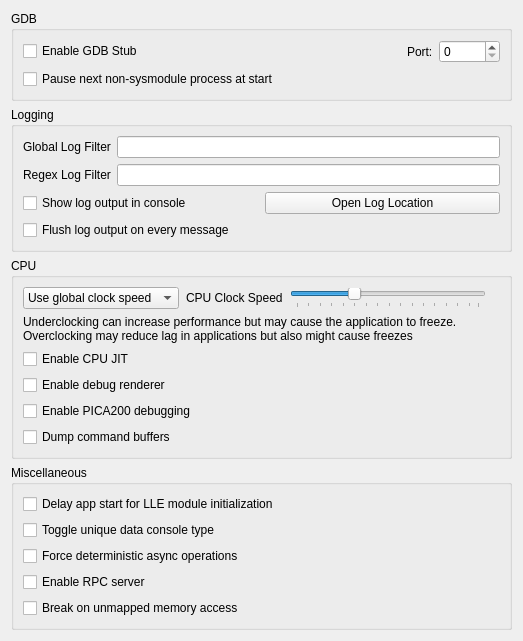
<?xml version="1.0" encoding="UTF-8"?>
<ui version="4.0">
 <class>ConfigureDebug</class>
 <widget class="QWidget" name="ConfigureDebug">
  <property name="geometry">
   <rect>
    <x>0</x>
    <y>0</y>
    <width>523</width>
    <height>458</height>
   </rect>
  </property>
  <layout class="QVBoxLayout" name="verticalLayout_1">
   <item>
    <layout class="QVBoxLayout" name="verticalLayout_2">
     <item>
      <widget class="QGroupBox" name="gdb_groupbox">
       <property name="title">
        <string>GDB</string>
       </property>
       <layout class="QVBoxLayout" name="verticalLayout_3">
        <item>
         <layout class="QHBoxLayout" name="horizontalLayout_1">
          <item>
           <widget class="QCheckBox" name="toggle_gdbstub">
            <property name="text">
             <string>Enable GDB Stub</string>
            </property>
           </widget>
          </item>
          <item>
           <spacer name="horizontalSpacer">
            <property name="orientation">
             <enum>Qt::Horizontal</enum>
            </property>
            <property name="sizeHint" stdset="0">
             <size>
              <width>40</width>
              <height>20</height>
             </size>
            </property>
           </spacer>
          </item>
          <item>
           <widget class="QLabel" name="label_2">
            <property name="text">
             <string>Port:</string>
            </property>
           </widget>
          </item>
          <item>
           <widget class="QSpinBox" name="gdbport_spinbox">
            <property name="maximum">
             <number>65536</number>
            </property>
           </widget>
          </item>
         </layout>
        </item>
        <item>
          <widget class="QCheckBox" name="debug_next_process">
            <property name="text">
              <string>Pause next non-sysmodule process at start</string>
            </property>
          </widget>
        </item>
       </layout>
      </widget>
     </item>
    </layout>
   </item>
   <item>
    <widget class="QGroupBox" name="groupBox_2">
     <property name="title">
      <string>Logging</string>
     </property>
     <layout class="QVBoxLayout" name="verticalLayout">
      <item>
       <layout class="QHBoxLayout" name="horizontalLayout">
        <item>
         <widget class="QLabel" name="label">
          <property name="text">
           <string>Global Log Filter</string>
          </property>
         </widget>
        </item>
        <item>
         <widget class="QLineEdit" name="log_filter_edit"/>
        </item>
       </layout>
      </item>
      <item>
       <layout class="QHBoxLayout" name="horizontalLayout1">
        <item>
         <widget class="QLabel" name="label_3">
          <property name="text">
           <string>Regex Log Filter</string>
          </property>
         </widget>
        </item>
        <item>
         <widget class="QLineEdit" name="log_regex_filter_edit"/>
        </item>
       </layout>
      </item>
      <item>
       <layout class="QHBoxLayout" name="horizontalLayout2">
        <item>
         <widget class="QCheckBox" name="toggle_console">
          <property name="text">
           <string>Show log output in console</string>
          </property>
         </widget>
        </item>
        <item>
         <widget class="QPushButton" name="open_log_button">
          <property name="text">
           <string>Open Log Location</string>
          </property>
         </widget>
        </item>
       </layout>
      </item>
      <item>
        <widget class="QCheckBox" name="instant_debug_log">
          <property name="text">
            <string>Flush log output on every message</string>
          </property>
          <property name="toolTip">
            <string>&lt;html&gt;&lt;body&gt;Immediately commits the debug log to file. Use this if Azahar crashes and the log output is being cut.&lt;br&gt;Enabling this feature will decrease performance, only use it for debugging purposes.&lt;/body&gt;&lt;/html&gt;</string>
          </property>
        </widget>
      </item>
     </layout>
    </widget>
   </item>
   <item>
    <widget class="QGroupBox" name="groupBox_4">
     <property name="title">
      <string>CPU</string>
     </property>
     <layout class="QGridLayout" name="clock_speed_GLayout">
      <item row="1" column="0">
       <widget class="QWidget" name="clock_speed_widget" native="true">
        <layout class="QHBoxLayout" name="clock_speed_layout">
         <property name="spacing">
          <number>7</number>
         </property>
         <property name="leftMargin">
          <number>0</number>
         </property>
         <property name="topMargin">
          <number>0</number>
         </property>
         <property name="rightMargin">
          <number>0</number>
         </property>
         <property name="bottomMargin">
          <number>0</number>
         </property>
         <item>
          <widget class="QComboBox" name="clock_speed_combo">
           <item>
            <property name="text">
             <string>Use global clock speed</string>
            </property>
           </item>
           <item>
            <property name="text">
             <string>Set clock speed:</string>
            </property>
           </item>
          </widget>
         </item>
         <item>
          <widget class="QLabel" name="clock_speed_label">
           <property name="text">
            <string>CPU Clock Speed</string>
           </property>
          </widget>
         </item>
         <item>
          <widget class="QSlider" name="slider_clock_speed">
           <property name="toolTip">
            <string>&lt;html&gt;&lt;body&gt;Changes the emulated CPU clock frequency.&lt;br&gt;Underclocking can increase performance but may cause the application to freeze.&lt;br&gt;Overclocking may reduce application lag but also might cause freezes&lt;/body&gt;&lt;/html&gt;</string>
           </property>
           <property name="minimum">
            <number>0</number>
           </property>
           <property name="maximum">
            <number>79</number>
           </property>
           <property name="singleStep">
            <number>5</number>
           </property>
           <property name="pageStep">
            <number>15</number>
           </property>
           <property name="value">
            <number>25</number>
           </property>
           <property name="orientation">
            <enum>Qt::Horizontal</enum>
           </property>
           <property name="tickPosition">
            <enum>QSlider::TicksBelow</enum>
           </property>
          </widget>
         </item>
         <item>
          <widget class="QLabel" name="clock_display_label">
           <property name="text">
            <string/>
           </property>
           <property name="alignment">
            <set>Qt::AlignRight|Qt::AlignTrailing|Qt::AlignVCenter</set>
           </property>
          </widget>
         </item>
        </layout>
       </widget>
      </item>
      <item row="2" column="0">
       <widget class="QLabel" name="label_cpu_clock_info">
        <property name="text">
        <string>&lt;html&gt;&lt;head/&gt;&lt;body&gt;Underclocking can increase performance but may cause the application to freeze.&lt;br/&gt;Overclocking may reduce lag in applications but also might cause freezes&lt;/p&gt;&lt;/body&gt;&lt;/html&gt;</string>
       </property>
       <property name="textFormat">
        <enum>Qt::RichText</enum>
       </property>
      </widget>
     </item>
      <item row="3" column="0">
       <widget class="QCheckBox" name="toggle_cpu_jit">
        <property name="toolTip">
         <string>&lt;html&gt;&lt;head/&gt;&lt;body&gt;&lt;p&gt;Enables the use of the ARM JIT compiler for emulating the 3DS CPUs. Don't disable unless for debugging purposes&lt;/p&gt;&lt;/body&gt;&lt;/html&gt;</string>
        </property>
        <property name="text">
         <string>Enable CPU JIT</string>
        </property>
       </widget>
      </item>
      <item row="4" column="0">
       <widget class="QCheckBox" name="toggle_renderer_debug">
        <property name="text">
         <string>Enable debug renderer</string>
        </property>
       </widget>
      </item>
       <item row="5" column="0">
         <widget class="QCheckBox" name="toggle_pica_debugging">
           <property name="text">
             <string>Enable PICA200 debugging</string>
           </property>
         </widget>
       </item>
      <item row="6" column="0">
       <widget class="QCheckBox" name="toggle_dump_command_buffers">
        <property name="text">
         <string>Dump command buffers</string>
        </property>
       </widget>
      </item>
     </layout>
    </widget>
   </item>
   <item>
    <widget class="QGroupBox" name="groupBox_5">
     <property name="title">
      <string>Miscellaneous</string>
     </property>
     <layout class="QGridLayout" name="gridLayout_3">
      <item row="1" column="0">
       <widget class="QCheckBox" name="delay_start_for_lle_modules">
        <property name="toolTip">
         <string>&lt;html&gt;&lt;head/&gt;&lt;body&gt;&lt;p&gt;Introduces a delay to the first ever launched app thread if LLE modules are enabled, to allow them to initialize.&lt;/p&gt;&lt;/body&gt;&lt;/html&gt;</string>
        </property>
        <property name="text">
         <string>Delay app start for LLE module initialization</string>
        </property>
       </widget>
      </item>
      <item row="2" column="0">
       <widget class="QCheckBox" name="toggle_unique_data_console_type">
        <property name="toolTip">
         <string>&lt;html&gt;&lt;head/&gt;&lt;body&gt;&lt;p&gt;Toggles the unique data console type (Old 3DS &#8596; New 3DS) to be able to download the opposite system firmware type from system settings.&lt;/p&gt;&lt;/body&gt;&lt;/html&gt;</string>
        </property>
        <property name="text">
         <string>Toggle unique data console type</string>
        </property>
       </widget>
      </item>
      <item row="3" column="0">
       <widget class="QCheckBox" name="deterministic_async_operations">
        <property name="text">
         <string>Force deterministic async operations</string>
        </property>
        <property name="toolTip">
         <string>&lt;html&gt;&lt;head/&gt;&lt;body&gt;&lt;p&gt;Forces all async operations to run on the main thread, making them deterministic. Do not enable if you don't know what you are doing.&lt;/p&gt;&lt;/body&gt;&lt;/html&gt;</string>
        </property>
       </widget>
      </item>
      <item row="4" column="0">
        <widget class="QCheckBox" name="enable_rpc_server">
          <property name="text">
            <string>Enable RPC server</string>
          </property>
          <property name="toolTip">
            <string>&lt;html&gt;&lt;head/&gt;&lt;body&gt;&lt;p&gt;Enables the RPC server on port 45987. This allows remotely reading/writing guest memory, do not enable if you don't know what you are doing.&lt;/p&gt;&lt;/body&gt;&lt;/html&gt;</string>
          </property>
        </widget>
      </item>
      <item row="5" column="0">
       <widget class="QCheckBox" name="break_on_unmapped_memory_access">
        <property name="toolTip">
         <string>&lt;html&gt;&lt;head/&gt;&lt;body&gt;&lt;p&gt;Pauses emulation and shows an error message if an unmapped memory access is detected.&lt;/p&gt;&lt;/body&gt;&lt;/html&gt;</string>
        </property>
        <property name="text">
         <string>Break on unmapped memory access</string>
        </property>
       </widget>
      </item>
     </layout>
    </widget>
   </item>
   <item>
    <spacer name="verticalSpacer">
     <property name="orientation">
      <enum>Qt::Vertical</enum>
     </property>
     <property name="sizeHint" stdset="0">
      <size>
       <width>20</width>
       <height>40</height>
      </size>
     </property>
    </spacer>
   </item>
  </layout>
 </widget>
 <tabstops>
  <tabstop>toggle_gdbstub</tabstop>
  <tabstop>gdbport_spinbox</tabstop>
  <tabstop>log_filter_edit</tabstop>
  <tabstop>toggle_console</tabstop>
  <tabstop>open_log_button</tabstop>
 </tabstops>
 <resources/>
 <connections>
  <connection>
   <sender>toggle_gdbstub</sender>
   <signal>toggled(bool)</signal>
   <receiver>gdbport_spinbox</receiver>
   <slot>setEnabled(bool)</slot>
   <hints>
    <hint type="sourcelabel">
     <x>84</x>
     <y>157</y>
    </hint>
    <hint type="destinationlabel">
     <x>342</x>
     <y>158</y>
    </hint>
   </hints>
  </connection>
 </connections>
</ui>
